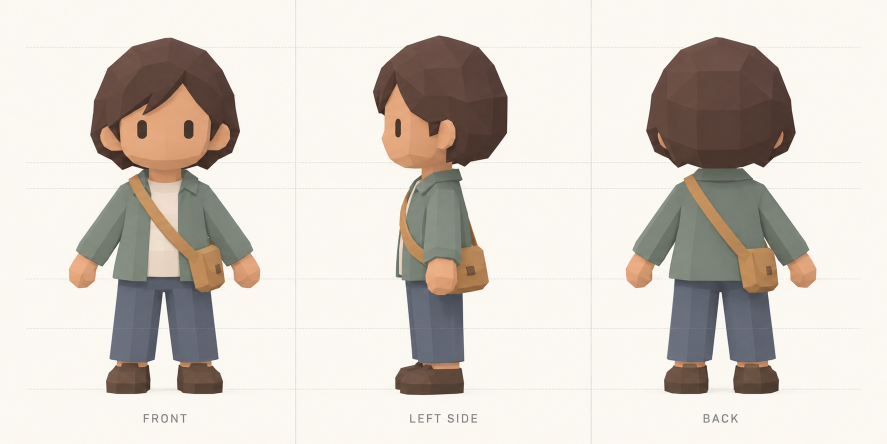
#> input picture Codex Image Sep 15, 2026, 02_57_43 PM.png, 1774 x 887 px, given in place of komachi-icon.png, which was not available (shown at 1/2 size)
$ python make-youtube-watermark.py
#> lines starting #> are read from the running program, lines starting #| are printed output that depends on the picture; pictures that were not available may be replaced by others from this repository, and a replacement may not be noted
"""Prepare the existing Komachi brand icon as a transparent channel watermark."""
from pathlib import Path
from PIL import Image, ImageDraw, ImageFilter, ImageOps

ROOT = Path(__file__).resolve().parents[1]
OUT = ROOT / 'output/youtube'
OUT.mkdir(parents=True, exist_ok=True)
source = Image.open(ROOT / 'assets/brand/komachi-icon.png').convert('RGBA')
# Trim the transparent margin and stray pixels outside the existing icon.
icon = source.crop((95, 100, 1160, 1185))
icon = ImageOps.contain(icon, (464, 464), Image.Resampling.LANCZOS)
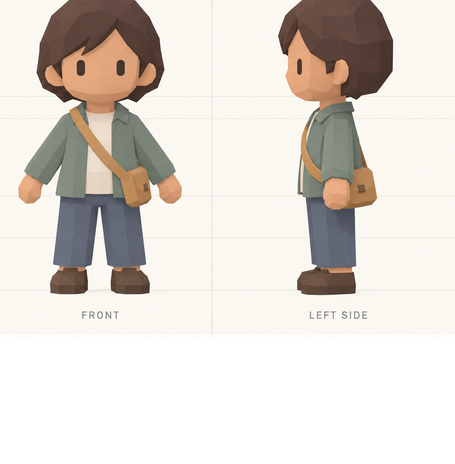
#> icon: PIL image 455x464 RGBA; mean R, G, B, A 154.3, 147.9, 141.4, 185; transparent parts drawn white
canvas = Image.new('RGBA', (512, 512))
#> canvas: PIL image 512x512 RGBA; every value is 0
canvas.alpha_composite(icon, ((512 - icon.width) // 2, (512 - icon.height) // 2))
# A fine cream keyline keeps the brand visible against both day and night footage.
alpha = canvas.getchannel('A')
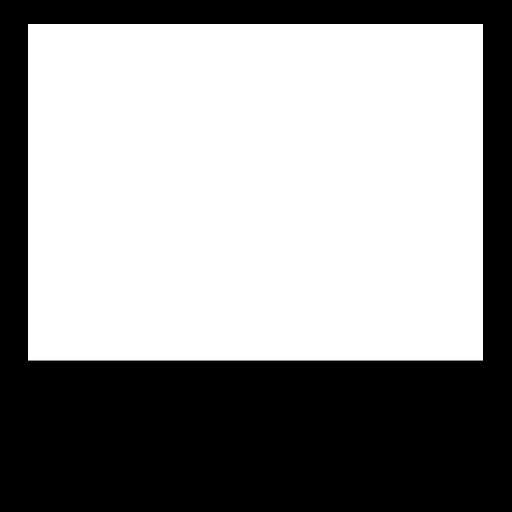
#> alpha: PIL image 512x512 L; min 0, max 255, mean 149
outline = Image.new('RGBA', canvas.size, '#fff8e9')
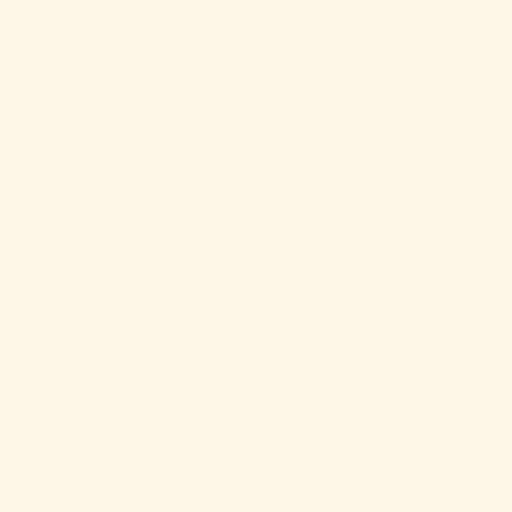
#> outline: PIL image 512x512 RGBA; mean R, G, B, A 255, 248, 233, 255
outline.putalpha(alpha.filter(ImageFilter.MaxFilter(5)))
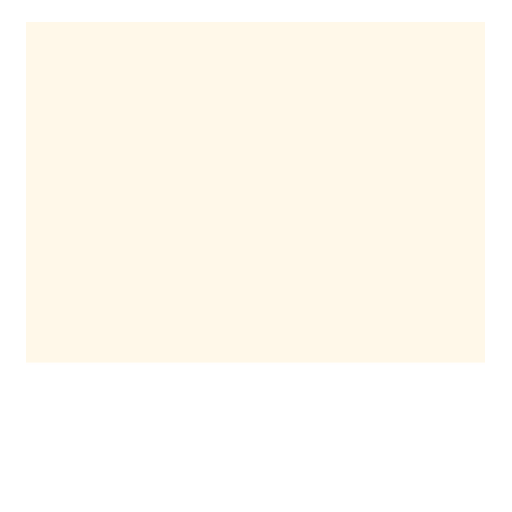
#> outline: PIL image 512x512 RGBA; mean R, G, B, A 255, 248, 233, 152.1; transparent parts drawn white
outline.alpha_composite(canvas)
target = OUT / 'komachi-video-watermark.png'
outline.save(target, optimize=True)
assert target.stat().st_size < 1_000_000
assert Image.open(target).size == (512, 512)
assert Image.open(target).getpixel((0, 0))[3] == 0
preview = Image.new('RGB', (680, 240), '#fff8e9')
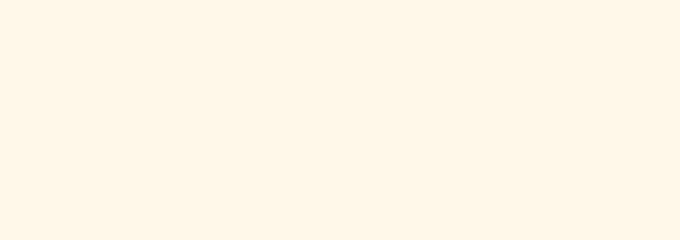
#> preview: PIL image 680x240 RGB; mean R, G, B 255, 248, 233
draw = ImageDraw.Draw(preview)
draw.rectangle((340, 0, 680, 240), fill='#123833')
for x, colour in [(0, '#284834'), (340, '#fff8e9')]:
    for offset, size in [(35, 150), (235, 48)]:
        small = outline.resize((size, size), Image.Resampling.LANCZOS)
        preview.paste(small, (x + offset, 35), small)
        draw.text((x + offset, 195), f'{size}px preview', fill=colour)
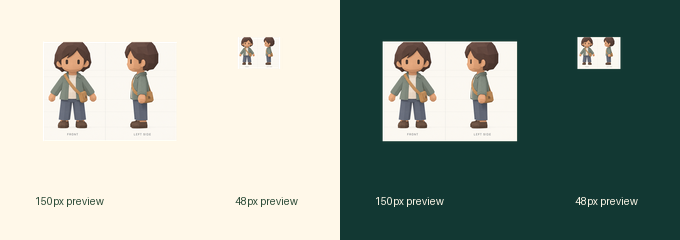
#> preview: PIL image 680x240 RGB; mean R, G, B 150.3, 161.5, 151.6
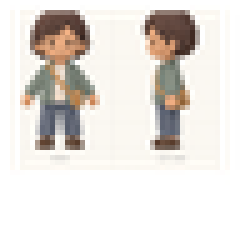
#> small: PIL image 48x48 RGBA (shown 5 times larger); mean R, G, B, A 151.3, 146.1, 140.1, 152; transparent parts drawn white
preview.save(OUT / 'watermark-preview.jpg', quality=94)
(OUT / 'watermark-readme.txt').write_text(
    'Komachi channel video watermark\n512 x 512 transparent PNG, under 1 MB. Derived from the existing brand icon.\n'
    'YouTube Studio > Customization > Profile > Video watermark > upload komachi-video-watermark.png > Entire video > Publish.\n'
    'YouTube documents this watermark for landscape playback; it is not a reliable way to brand the Shorts feed. The existing Short already includes Komachi captions and an end card.\n'
    'Official guidance: https://support.google.com/youtube/answer/10456525?hl=en\n', encoding='utf-8')
print(f'{target}: {target.stat().st_size / 1024:.1f} KB; transparent RGBA, 512 x 512')
